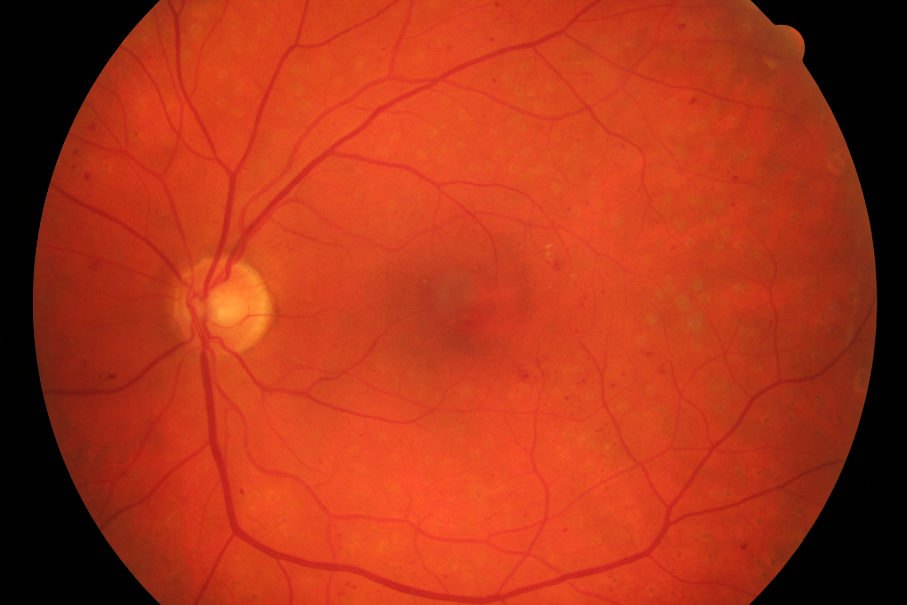
#> input picture assignment/assignment/dataset/test/01.png, 907 x 605 px; its folder holds only this picture in this run
$ jupyter execute testing_error.ipynb
#> lines starting #> are read from the running program, lines starting #| are printed output that depends on the picture; after the words box and inside, x2 and y2 are one past the last pixel; in counts of white or black regions, pixels touching at a corner belong together
#> in calculate_result, inputImg is the input picture: shape (605, 907, 3); mean B, G, R 25.3, 52.7, 172
[cell 1]
import cv2
import numpy as np
import matplotlib.pyplot as plt
from os import listdir
from os.path import isfile, join, splitext

[cell 2]
from os import listdir


input_dir = '../dataset/test'
output_dir = '../dataset/output'
gt_dir = '../dataset/groundtruth'
numImages = 80

# [4 lines of commented-out code are left out]

eps = 0.00000001

onlyfiles = [f for f in listdir(input_dir) if isfile(join(input_dir, f))]
files = onlyfiles[0:numImages]

[cell 3]
def remove_circle (img) :

        greyScale = cv2.cvtColor(img, cv2.COLOR_BGR2GRAY)
        _, binary_mask = cv2.threshold(greyScale, 1, 255, cv2.THRESH_BINARY+cv2.THRESH_OTSU)

        contours, _ = cv2.findContours(binary_mask, cv2.RETR_EXTERNAL, cv2.CHAIN_APPROX_SIMPLE)
        largest_contour = max(contours, key=cv2.contourArea)

        # Create a mask for the circular region
        mask = np.zeros_like(greyScale)
        cv2.drawContours(mask, [largest_contour], -1, 255, -1)

        # Invert the mask to remove the circular boundary
        inverted_mask = cv2.bitwise_not(mask)

        kernel = np.ones((3, 3), np.uint8)
        inverted_mask = cv2.dilate(inverted_mask, kernel,iterations=1)

        return inverted_mask

[cell 4]
def segmentImage(img, c_value=5):

#> called with c_value = 5
    green_channel = cv2.split(cv2.cvtColor(img, cv2.COLOR_BGR2RGB))[1]
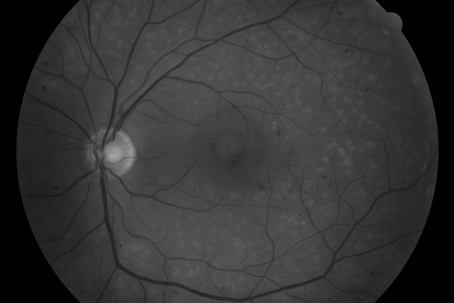
#> green_channel: shape (605, 907) (shown at 1/2 size); min 0, max 168, mean 52.7

    clahe = cv2.createCLAHE(clipLimit=2.5, tileGridSize=(8, 8))
    enhanced_img = clahe.apply(green_channel)

    # Apply median blur to reduce noise
    filtered_img = cv2.GaussianBlur(enhanced_img,(5,5),1)

    outImg = cv2.adaptiveThreshold(
        filtered_img,
        maxValue=1,
        adaptiveMethod=cv2.ADAPTIVE_THRESH_GAUSSIAN_C,
        thresholdType=cv2.THRESH_BINARY_INV,
        blockSize=15,
        C=c_value,
    )
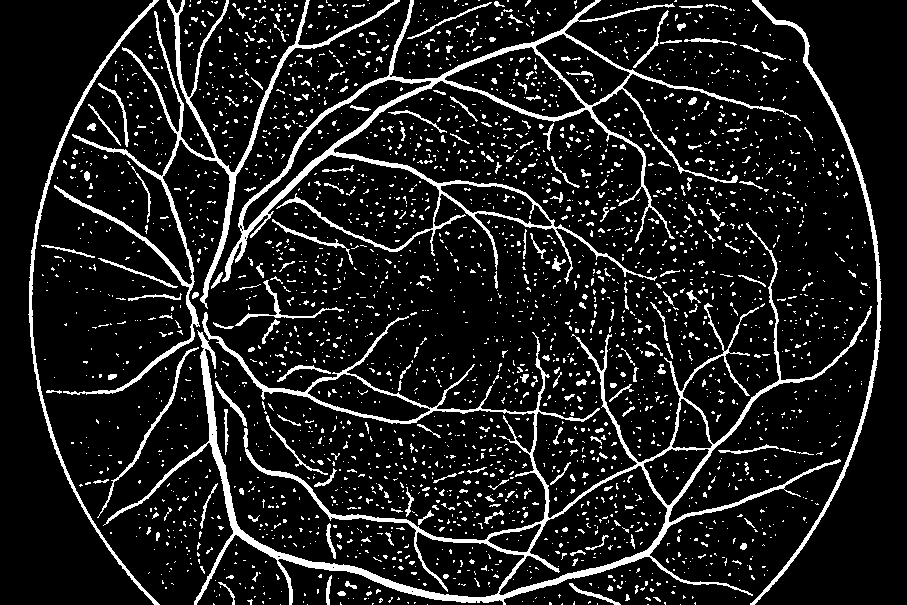
#> outImg: shape (605, 907); values 0 (black) and 1 (white), 11.6% white; 2885 white regions (2623 under 20 px), largest, box (x1, y1, x2, y2) and area: (103, 222, 872, 605) 15635, (222, 0, 801, 284) 10012, (54, 0, 400, 395) 6394

    # Post-processing to remove small regions
    num_labels, labels, stats, _ = cv2.connectedComponentsWithStats(outImg, connectivity=8)
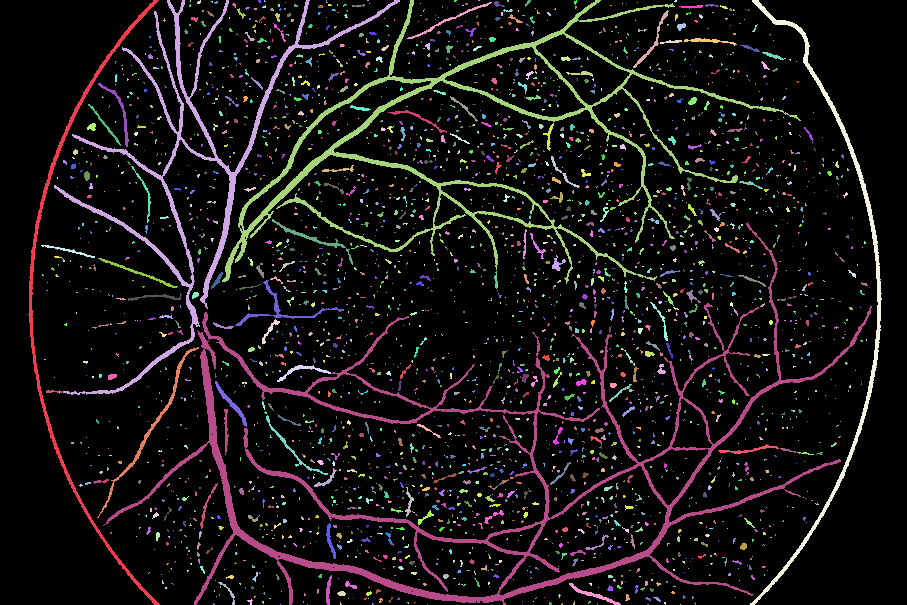
#> labels: shape (605, 907) int32; 2886 distinct labels, from 0 to 2885; one colour per label, 0 black
#> num_labels = 2886; stats = 2886 rows, first 6: [0, 0, 907, 605, 484927], [28, 0, 132, 605, 2352], [54, 0, 346, 395, 6394], [190, 0, 1, 2, 2], [197, 0, 4, 4, 11], [211, 1, 2, 2, 3]
    min_size = 45
    for i in range(1, num_labels):
        if stats[i, cv2.CC_STAT_AREA] < min_size:
            outImg[labels == i] = 0
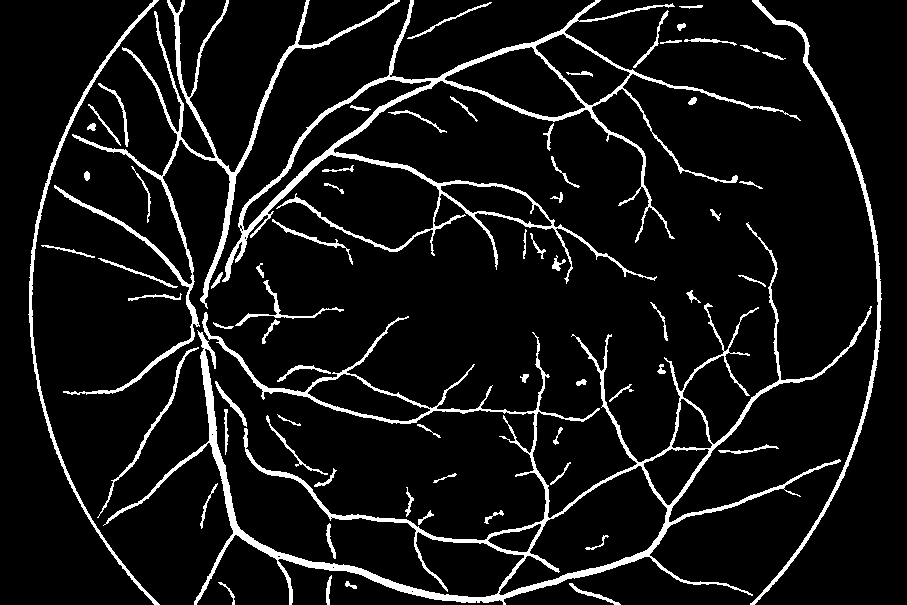
#> outImg: shape (605, 907); values 0 (black) and 1 (white), 8.1% white; 71 white regions, largest, box (x1, y1, x2, y2) and area: (103, 222, 872, 605) 15635, (222, 0, 801, 284) 10012, (54, 0, 400, 395) 6394

    # Remove the circular region
    remove_circle_img = remove_circle(img)
#> in remove_circle, `greyScale = cv2.cvtColor(img, cv2.COLOR_BGR2GRAY)`:
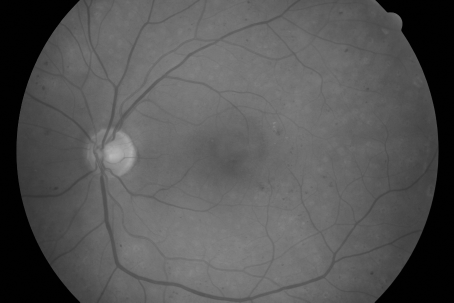
#> greyScale: shape (605, 907) (shown at 1/2 size); min 0, max 183, mean 85.3
#> in remove_circle, `_, binary_mask = cv2.threshold(greyScale, 1, 255, cv2.THRESH_BINARY+cv..`:
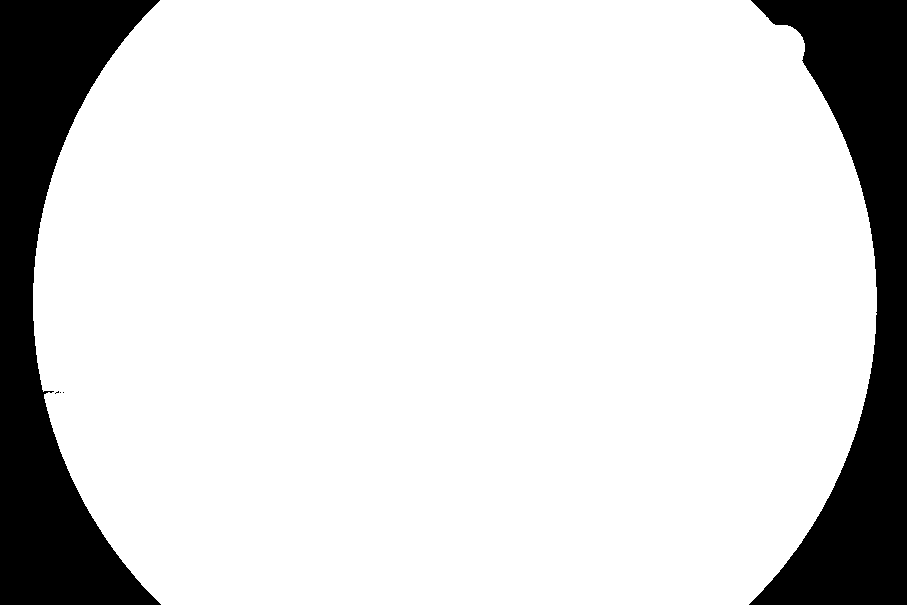
#> binary_mask: shape (605, 907); 84.4% white; 5 black regions (3 under 20 px)
#> in remove_circle, `contours, _ = cv2.findContours(binary_mask, cv2.RETR_EXTERNAL, cv2.CHA..`: contours = 1 contour; box (x1, y1, x2, y2) and area: (33, 0, 877, 605) 461828
#> in remove_circle, `largest_contour = max(contours, key=cv2.contourArea)`: largest_contour = contour of 632 points, box (x1, y1, x2, y2) (33, 0, 877, 605), area 461828

    outImg = cv2.subtract(outImg, remove_circle_img)

    # END OF YOUR CODE
    #########################################################################
    return outImg

[cell 5]
import numpy as np
import cv2
import matplotlib.pyplot as plt
import pandas as pd

def calculate_result(c_v=5):
    error = np.zeros((numImages, 1))
    precision = np.zeros((numImages, 1))
    recall = np.zeros((numImages, 1))
    iou = np.zeros((numImages, 1))

    precision_below_40 = []
    precision_40_50 = []
    precision_50_60 = []
    precision_60_70 = []
    precision_70_80 = []
    precision_80_90 = []
    precision_90_100 = []  # List to store indices of images in different precision ranges

    for i, name in enumerate(files):
        inputImg = cv2.imread(input_dir + '/' + name)
        outputImg = segmentImage(inputImg, c_v).astype('float32')
        imgName = splitext(name)
        gt = cv2.imread(gt_dir + '/' + imgName[0] + '.png', 0)
        gt = np.round(gt.astype('float32') / gt.max())
#> gt: shape (605, 907) float32; values 0 (black) and 1 (white), 59.9% white; 617 black regions (598 under 20 px), largest, box (x1, y1, x2, y2) and area: (497, 0, 907, 605) 109937, (0, 0, 344, 605) 104299, (416, 281, 492, 356) 2216

        precision[i] = np.round(sum(sum(gt * outputImg)) / (sum(sum(outputImg)) + eps), 4)
        recall[i] = sum(sum(gt * outputImg)) / sum(sum(gt))
        error[i] = 1 - ((2 * precision[i] * recall[i]) / (precision[i] + recall[i] + eps))
        iou[i] = sum(sum(gt * outputImg)) / sum(sum(np.clip(gt + outputImg, 0, 1)))

    # Classify precision values into intervals
    for i, p in enumerate(precision):
        p_value = p[0]  # Extracting the value from the precision array (which is a 2D array)

        if p_value <= 0.40:
            precision_below_40.append(i + 1)
        elif 0.40 < p_value <= 0.50:
            precision_40_50.append(i + 1)
        elif 0.50 < p_value <= 0.60:
            precision_50_60.append(i + 1)
        elif 0.60 < p_value <= 0.70:
            precision_60_70.append(i + 1)
        elif 0.70 < p_value <= 0.80:
            precision_70_80.append(i + 1)
        elif 0.80 < p_value <= 0.90:
            precision_80_90.append(i + 1)
        elif 0.90 < p_value <= 1.00:
            precision_90_100.append(i + 1)

    # Create bins for precision values
    precision_bins = np.arange(0, 1.1, 0.1)  # Bins from 0 to 1 in steps of 0.1 (0-0.1, 0.1-0.2, ..., 0.9-1.0)
    precision_counts, _ = np.histogram(precision, bins=precision_bins)

    # Create a table using pandas to show the precision range and the number of images in each range
    precision_ranges = [f'{int(b*100)}-{int((b+0.1)*100)-1}' for b in precision_bins[:-1]]
    precision_df = pd.DataFrame({
        'Precision Range (%)': precision_ranges,
        'Number of Images': precision_counts
    })

    # Add a row for the total count
    precision_df.loc[len(precision_df)] = ['Total', numImages]

    # Print the table
    print(precision_df)

    # Plot bar chart
    plt.bar(precision_ranges, precision_counts, width=0.8)
    plt.xlabel('Precision Range (%)')
    plt.ylabel('Number of Images')
    plt.title('Distribution of Precision Values')
    plt.xticks(rotation=45)
    plt.tight_layout()  # Make sure everything fits in the plot
    plt.show()
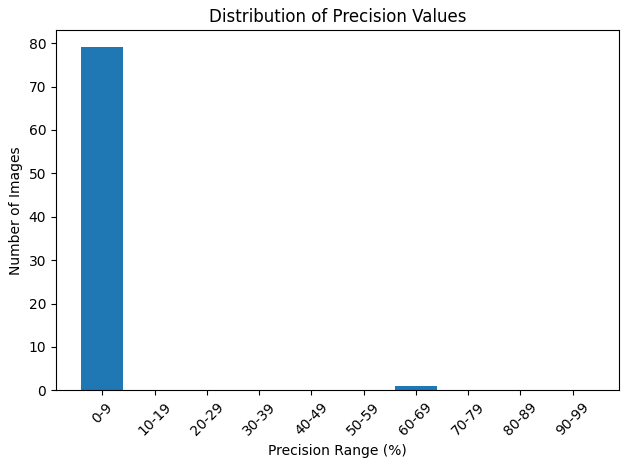
#> figure drawn by matplotlib, 1 panel; tallest bar 79 high, from x = -0.4 to 0.4

    # Return the precision lists
    return precision_below_40, precision_40_50, precision_50_60, precision_60_70, precision_70_80, precision_80_90, precision_90_100

$ run again, on assignment/assignment/dataset/test/08.png
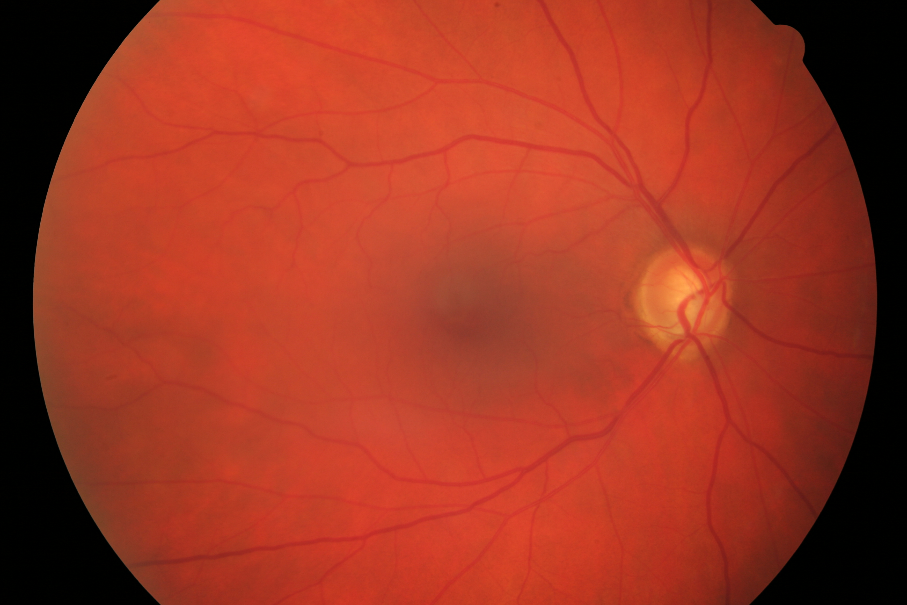
#> input picture assignment/assignment/dataset/test/08.png, 907 x 605 px
#> in calculate_result, inputImg is the input picture: shape (605, 907, 3); mean B, G, R 34.3, 53.8, 157.2
#> labels: shape (605, 907) int32; 762 distinct labels, from 0 to 761
#> num_labels = 762; stats = 762 rows, first 6: [0, 0, 907, 605, 514041], [28, 0, 132, 605, 3052], [221, 0, 1, 1, 1], [303, 0, 1, 1, 1], [320, 0, 2, 2, 4], [387, 0, 1, 2, 2]
#> after the loop in segmentImage, `for i in range(1, num_labels):`:
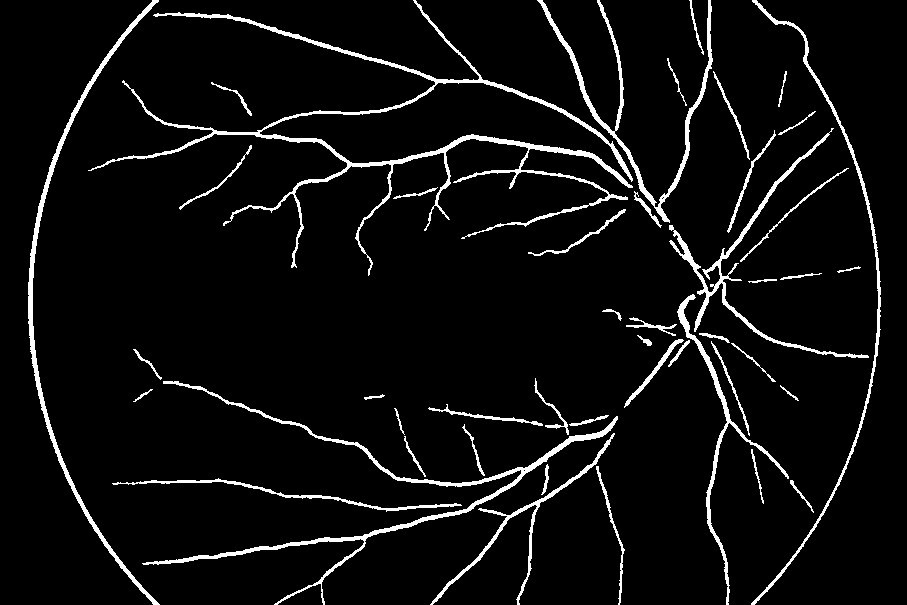
#> outImg: shape (605, 907); values 0 (black) and 1 (white), 5.6% white; 46 white regions, largest, box (x1, y1, x2, y2) and area: (88, 0, 633, 276) 7734, (142, 381, 618, 605) 3848, (28, 0, 160, 605) 3052
#> binary_mask: shape (605, 907); 84.3% white; 39 black regions (36 under 20 px)
#> contours = 18 contours, 17 with area under 20; largest, box (x1, y1, x2, y2) and area: (33, 0, 877, 605) 461093
#> largest_contour = contour of 837 points, box (x1, y1, x2, y2) (33, 0, 877, 605), area 461093
#> mask: shape (605, 907); 84.3% white; 3 black regions (1 under 20 px), largest, box (x1, y1, x2, y2) and area: (0, 0, 160, 605) 43853, (749, 0, 907, 605) 42432
#> outputImg: shape (605, 907) float32; values 0 (black) and 1 (white), 4.7% white; 44 white regions, largest, box (x1, y1, x2, y2) and area: (88, 0, 633, 276) 7734, (142, 381, 618, 605) 3848, (537, 0, 713, 223) 2551
#> in calculate_result, `gt = np.round(gt.astype('float32') / gt.max())`:
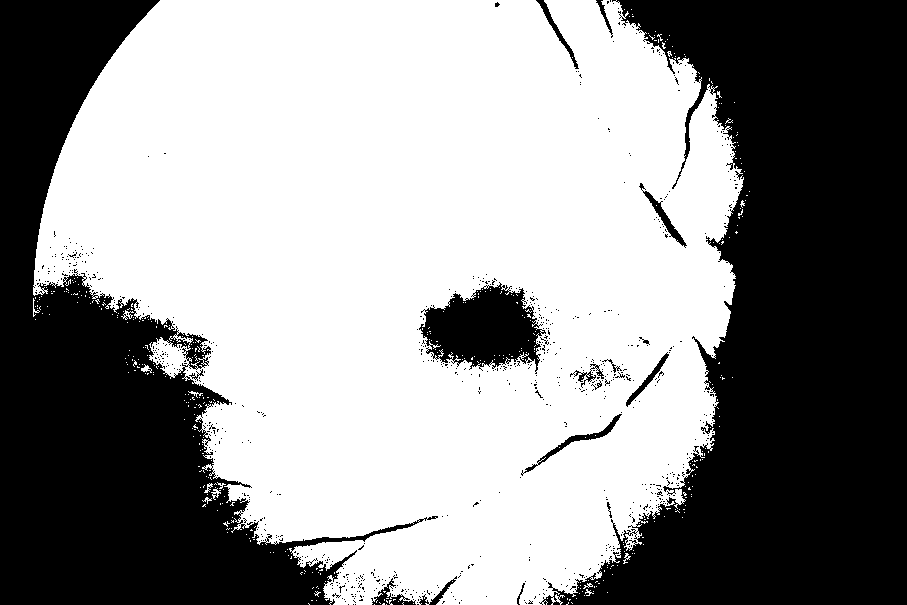
#> gt: shape (605, 907) float32; values 0 (black) and 1 (white), 57.4% white; 792 black regions (774 under 20 px), largest, box (x1, y1, x2, y2) and area: (539, 0, 907, 605) 130405, (0, 0, 438, 605) 91829, (419, 282, 546, 374) 7059
